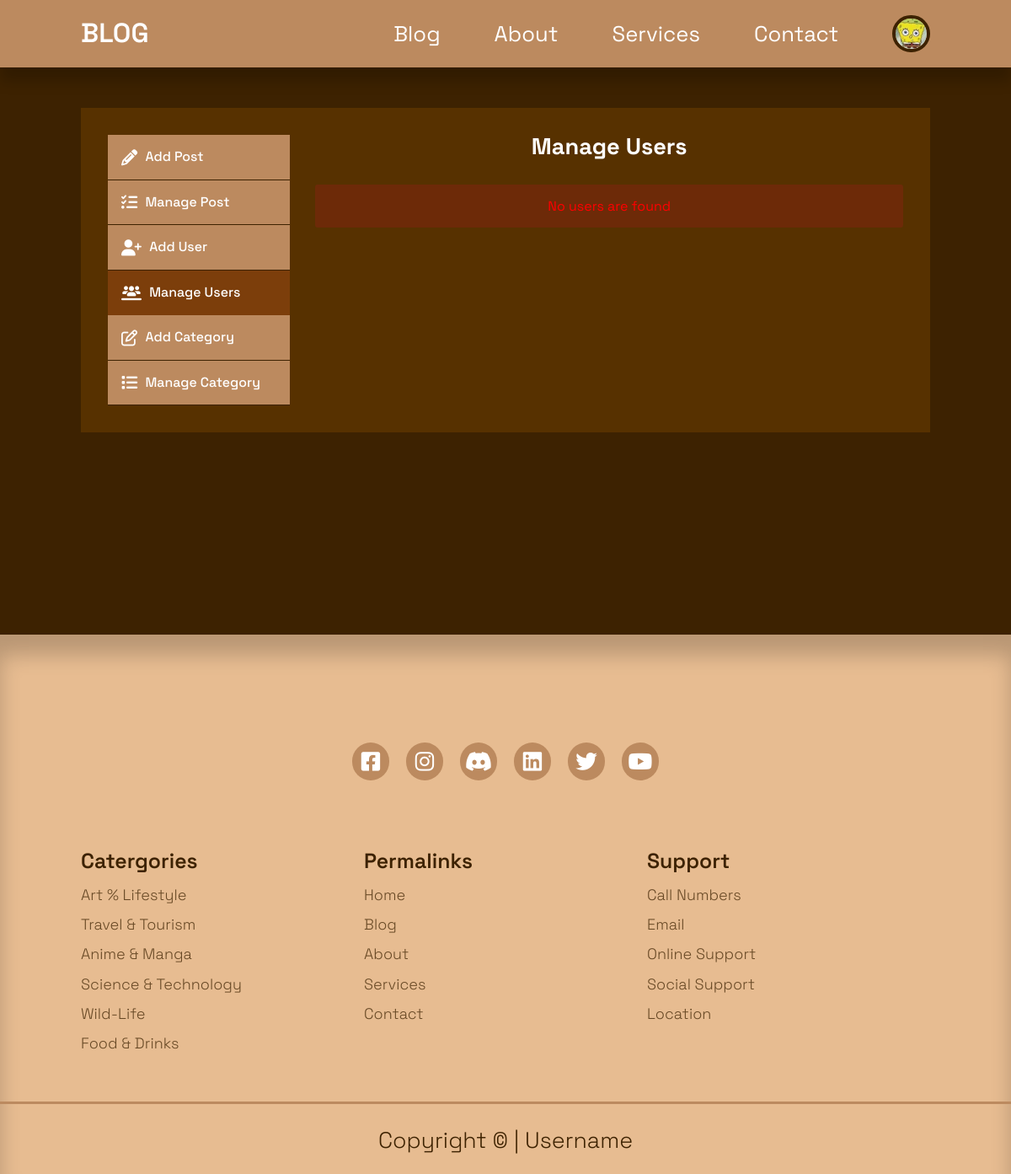
Before: /admin/manage-users.php (signed in) with the older database file.
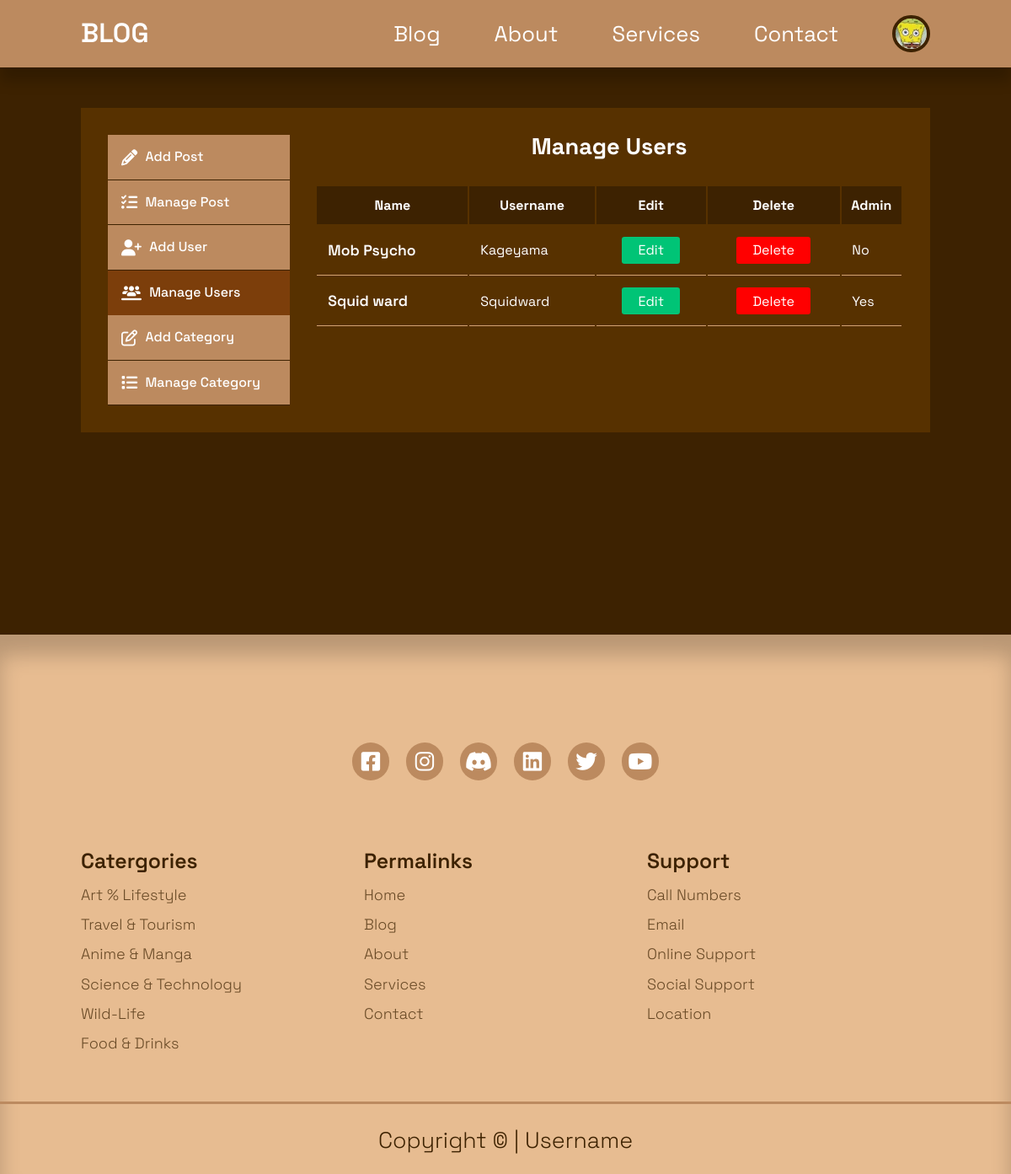
After: the same page with the newer database file.
### tables this page shows
CREATE TABLE `users` (
  `id` int(10) UNSIGNED NOT NULL,
  `firstname` varchar(30) NOT NULL,
  `lastname` varchar(30) NOT NULL,
  `username` varchar(30) NOT NULL,
  `email` varchar(60) NOT NULL,
  `password` varchar(255) NOT NULL,
  `avatar` varchar(100) NOT NULL,
  `is_admin` tinyint(1) NOT NULL
);

### admin/manage-users.php (the view, shortened to what this page needs)
<?php
  include 'partials/header.php';
  $current_admin_id = $_SESSION['user-id'];
  $query = "SELECT * FROM users WHERE NOT id=$current_admin_id";
  $users = mysqli_query($connection, $query);
?>
  <main>
    <section class="dashboard" >
      <div class="container dashboard-container">
        <aside>
          <ul>
            <li>
              <a href="add-post.php">
                <i class="fa-solid fa-pencil"></i>
                <h5>Add Post</h5>
              </a>
            </li>
            <li>
              <a href="index.php">
                <i class="fa-solid fa-list-check"></i>
                <h5>Manage Post</h5>
              </a>
            </li>
            <?php if(isset($_SESSION['user_is_admin'])) : ?>
            <li>
              <a href="add-user.php">
                <i class="fa-solid fa-user-plus"></i>
                <h5>Add User</h5>
              </a>
            </li>
            <li>
              <a href="manage-users.php" class="dashboard-active">
                <i class="fa-solid fa-users-line"></i>
                <h5>Manage Users</h5>
              </a>
            </li>
            <li>
              <a href="add-category.php">
                <i class="fa-regular fa-pen-to-square"></i>
                <h5>Add Category</h5>
              </a>
            </li>
            <li>
              <a href="manage-categories.php" class="active">
                <i class="fa-solid fa-list"></i>
                <h5>Manage Category</h5>
              </a>
            </li>
            <?php endif ?>
          </ul>
        </aside>
        <div class="main-table" >
          <h2>Manage Users</h2>
          <?php if(mysqli_num_rows($users) > 0) : ?>
          <table>
            <thead>
              <tr>
                <th>Name</th>
                <th>Username</th>
                <th>Edit</th>
                <th>Delete</th>
                <th>Admin</th>
              </tr>
            </thead>
            <tbody>
              <tr>
                <?php while($user = mysqli_fetch_assoc($users)) : ?>
                <td><?= "{$user['firstname']} {$user['lastname']}" ?></td>
                <td><?= $user['username'] ?></td>
                <td>
                  <div>
                    <a href="<?= ROOT_URL ?>admin/edit-user.php?id=<?= $user['id'] ?>" class="edit-button sm" >Edit</a>
                  </div>
                </td>
                <td>
                  <div>
                    <a href="<?= ROOT_URL ?>admin/delete-user.php?id=<?= $user['id'] ?>" class="delete-button sm" >Delete</a>
                  </div>
                </td>
                <td><?= $user['is_admin'] ? 'Yes' : 'No' ?></td>
              </tr>
              <?php endwhile ?>
            </tbody>
          </table>
          <?php else : ?>
            <div class="alert-message error">
            </div>
          <?php endif ?>
        </div>
      </div>
    </section>
  </main>
  <?php
  include '../partials/footer.php';
?>

Changed rows visible on the page:
added users: firstname "Mob", lastname "Psycho", username "Kageyama", is_admin "No"
added users: firstname "Squid", lastname "ward", username "Squidward", is_admin "Yes"
Other visible differences:
text now shown: "Name Username Edit Delete Admin"
